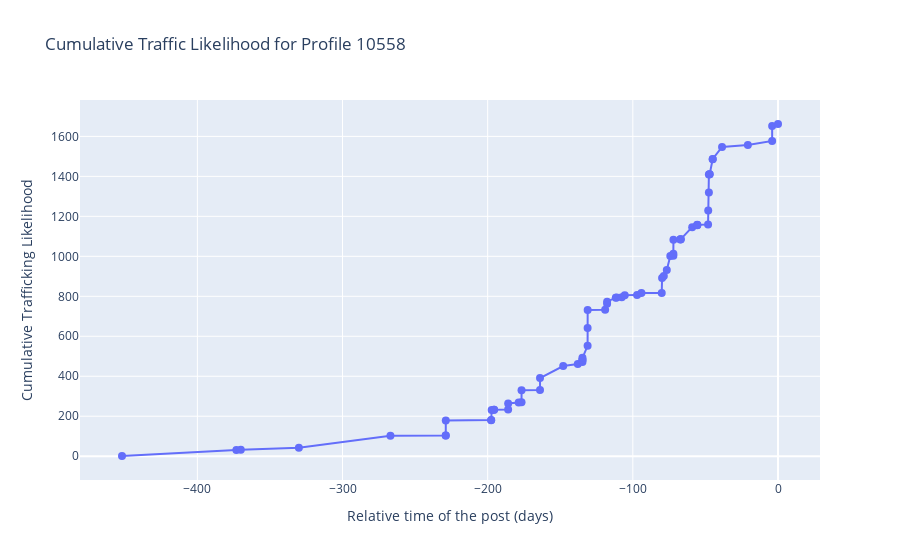

The code cell stored with this chart in its notebook:
### Code cell
plot_profile_traffic(profile_id_to_explore)

### Figure 1 — Plotly figure (JSON) as saved in the notebook; plotly's stock layout.template omitted (floating-point values rounded to 4 significant figures)
{"data": [{"marker": {"size": 8}, "mode": "lines+markers", "name": "Cumulative Traffic", "type": "scatter", "x": [-451.9, -373.1, -370.1, -330.1, -267.0, -228.9, -228.9, -228.9, -197.6, -197.6, -197.2, -195.6, -195.6, -185.9, -185.9, -178.6, -176.7, -176.7, -163.9, -163.9, -148.0, -137.9, -134.7, -134.7, -134.7, -134.7, -131.2, -131.2, -131.1, -119.1, -117.7, -117.7, -111.8, -111.2, -107.6, -105.6, -97.08, -94.08, -80.1, -79.86, -78.66, -76.61, -74.19, -72.1, -72.09, -72.04, -67.25, -67.24, -66.92, -59.11, -55.61, -55.61, -55.61, -48.17, -48.07, -47.61, -47.61, -47.14, -47.08, -45.0, -44.97, -38.55, -20.77, -4.029, -4.029, 0.0], "y": [1, 31, 32, 42, 102, 103, 104, 179, 180, 181, 231, 232, 233, 234, 264, 269, 270, 330, 331, 391, 451, 461, 471, 481, 482, 492, 552, 642, 732, 733, 763, 773, 793, 794, 795, 805, 806, 816, 817, 892, 902, 932, 1002, 1003, 1013, 1083, 1084, 1085, 1086, 1146, 1156, 1157, 1158, 1159, 1229, 1319, 1409, 1410, 1411, 1486, 1487, 1547, 1557, 1577, 1652, 1662]}], "layout": {"title": {"text": "Cumulative Traffic Likelihood for Profile 10558"}, "xaxis": {"title": {"text": "Relative time of the post (days)"}}, "yaxis": {"title": {"text": "Cumulative Trafficking Likelihood"}}}}
